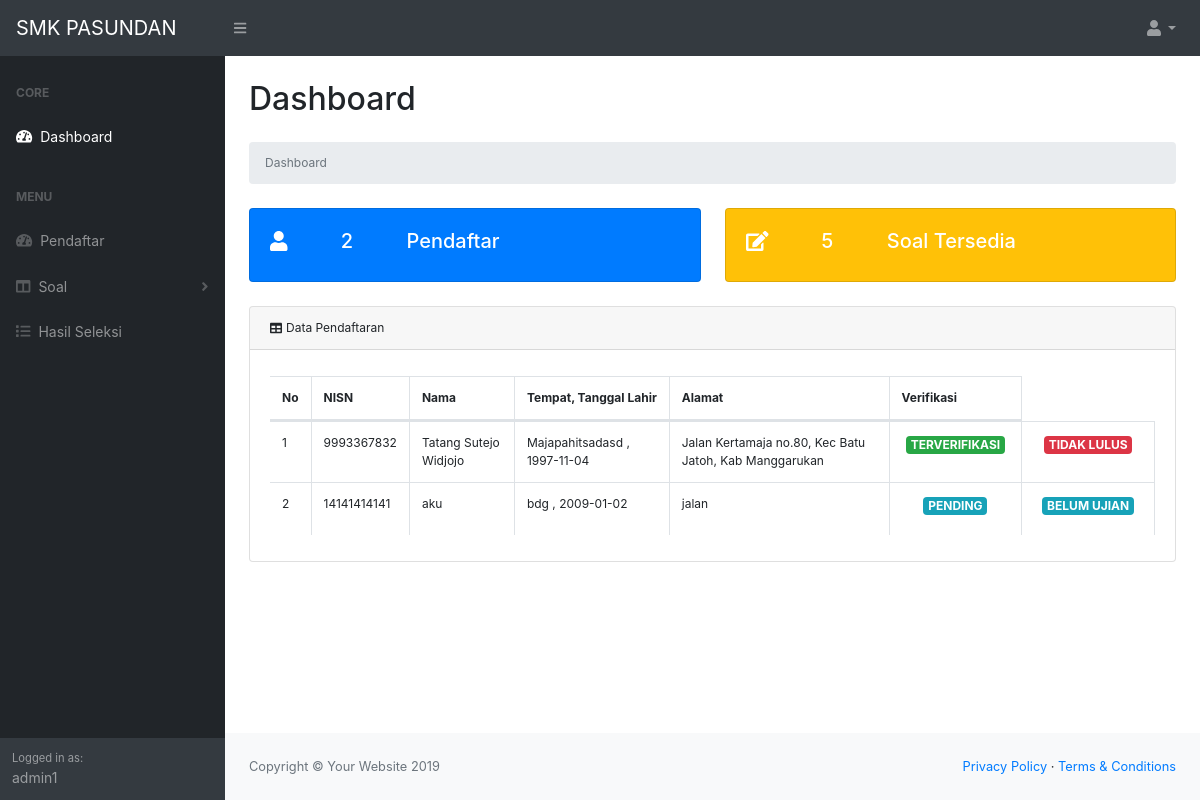
The page /admin/index.php (signed in) on the database its author committed.
### tables this page shows
CREATE TABLE `pendaftaran` (
  `id_peserta` int(3) NOT NULL,
  `nisn` varchar(20) NOT NULL,
  `password` varchar(15) NOT NULL,
  `nama` text NOT NULL,
  `tempat_lahir` text NOT NULL,
  `tanggal_lahir` date NOT NULL,
  `alamat` text NOT NULL,
  `nama_ortu` text NOT NULL,
  `pendidikan_ortu` enum('Pilih','Tidak Sekolah','TK','SD','SMP / MTS','SMA / SMK / MA','Diploma','S1','S2','S3','Lain Lain') NOT NULL,
  `pekerjaan_ortu` enum('Pilih','Buruh','Tani','Wiraswasta','PNS','Polri/TNI','Perangkat Desa','Nelayan','Lainnya') NOT NULL,
  `penghasilan_ortu` enum('Pilih','Dibawah Rp.500.000','Rp.500.000 ~ Rp.1.000.000','Rp.1.000.000 ~ Rp.3.000.000','Rp.3.000.000 ~ Rp.5.000.000','Rp.5.000.000 ~ Rp.10.000.000','Rp.10.000.000 Ke atas') NOT NULL,
  `no_telp` varchar(15) NOT NULL,
  `nilai_ipa` float NOT NULL,
  `nilai_matematika` float NOT NULL,
  `nilai_bhs_indo` float NOT NULL,
  `nilai_bhs_inggris` float NOT NULL,
  `bukti_pembayaran` varchar(255) DEFAULT NULL,
  `verifikasi` varchar(255) DEFAULT 'PENDING',
  `status_seleksi` varchar(255) NOT NULL DEFAULT 'BELUM UJIAN',
  `id_admin` int(3) DEFAULT NULL
);

### admin/index.php (the view, shortened to what this page needs)
<?php
    include 'connect.php';
    $data = mysqli_query($conn,"SELECT COUNT(*) as total FROM pendaftaran ");
    $countPendaftar = mysqli_fetch_assoc($data);
    $data1 = mysqli_query($conn,"SELECT COUNT(*) as totals FROM soal_ujian ");
    $countSoal = mysqli_fetch_assoc($data1);
    include 'layout/header.php';
    include 'layout/sider.php';
?>
<main style="font-size:12px">
    <div class="container-fluid">
        <h2 class="mt-4 mb-4">Dashboard</h2>
        <ol class="breadcrumb mb-4">
            <li class="breadcrumb-item active">Dashboard</li>
        </ol>
        <div class="row">
            <div class="col-xl-6 col-md-6">
                <div class="card bg-primary text-white mb-4">
                    <div class="card-body"><h5><i class="fa fa-user mr-5"></i> <?php echo $countPendaftar['total'] ?> <span class="ml-5">Pendaftar</h5></div>
                </div>
            </div>
            <div class="col-xl-6 col-md-6">
                <div class="card bg-warning text-white  mb-4">
                    <div class="card-body"><h5><i class="fa fa-edit mr-5"></i> <?php echo $countSoal['totals'] ?> <span class="ml-5">Soal Tersedia</h5></div>
                </div>
            </div>
        </div>
        <div class="card mb-4">
            <div class="card-header"><i class="fas fa-table mr-1"></i>Data Pendaftaran</div>
            <div class="card-body">
                <div class="table-responsive">
                    <table class="table table-bordered" id="dataTable" width="100%" cellspacing="0">
                        <thead>
                            <tr>
                                <th>No</th>
                                <th>NISN</th>
                                <th>Nama</th>
                                <th>Tempat, Tanggal Lahir</th>
                                <th>Alamat</th>
                                <th>Verifikasi</th>
                            </tr>
                        </thead>
                        <tbody>
                            <?php
                                $no = 1;
                                $query = mysqli_query($conn, "SELECT * FROM pendaftaran");
                                while($row=mysqli_fetch_assoc($query)){
                            ?>
                            <tr>
                                <td><?php echo $no ?></td>
                                <td><?php echo $row['nisn'] ?></td>
                                <td><?php echo $row['nama'] ?></td>
                                <td><?php echo $row['tempat_lahir'] ?> , <?php echo $row['tanggal_lahir'] ?></td>
                                <td><?php echo $row['alamat'] ?></td>
                                <td width="15%" class="text-center"><h6>
                                    <?php
                                        if ($row['verifikasi']=="PENDING") {
                                    ?>
                                        <a href="#" type="button" class="badge badge-info" data-toggle="modal" data-target="#modalEdit<?php echo $row['id_peserta'];?>"><?php echo $row['verifikasi']?></a>
                                    <?php
                                        }else if($row['verifikasi']=="TERVERIFIKASI"){
                                    ?>
                                        <a href="#" type="button" class="badge badge-success" data-toggle="modal" data-target="#modalEdit<?php echo $row['id_peserta'];?>"><?php echo $row['verifikasi']?></a>
                                    <?php
                                        }else if($row['verifikasi']=="GAGAL"){
                                    ?>
                                        <a href="#" type="button" class="badge badge-danger" data-toggle="modal" data-target="#modalEdit<?php echo $row['id_peserta'];?>"><?php echo $row['verifikasi']?></a>
                                    <?php } ?>
                                </h6></td>
                                <td width="15%" class="text-center"><h6>
                                    <?php
                                        if ($row['status_seleksi']=="BELUM UJIAN") {
                                    ?>
                                        <a href="#" type="button" class="badge badge-info" data-toggle="modal" data-target="#modalEditStatus<?php echo $row['id_peserta'];?>"><?php echo $row['status_seleksi']?></a>
                                    <?php
                                        }else if($row['status_seleksi']=="LULUS"){
                                    ?>
                                        <a href="#" type="button" class="badge badge-success" data-toggle="modal" data-target="#modalEditStatus<?php echo $row['id_peserta'];?>"><?php echo $row['status_seleksi']?></a>
                                    <?php
                                        }else if($row['status_seleksi']=="TIDAK LULUS"){
                                    ?>
                                        <a href="#" type="button" class="badge badge-danger" data-toggle="modal" data-target="#modalEditStatus<?php echo $row['id_peserta'];?>"><?php echo $row['status_seleksi']?></a>
                                    <?php } ?>
                                </h6></td>
                            </tr>
                            <?php $no++; } ?>
                        </tbody>
                    </table>
                </div>
            </div>
        </div>
    </div>
</main>
<?php include 'layout/footer.php'; ?>

### rows shown on the page
pendaftaran: nisn "9993367832", nama "Tatang Sutejo Widjojo", tempat_lahir "Majapahitsadasd", tanggal_lahir "1997-11-04", alamat "Jalan Kertamaja no.80, Kec Batu Jatoh, Kab Manggarukan", verifikasi "TERVERIFIKASI", status_seleksi "TIDAK LULUS"
pendaftaran: nisn "14141414141", nama "aku", tempat_lahir "bdg", tanggal_lahir "2009-01-02", alamat "jalan", verifikasi "PENDING", status_seleksi "BELUM UJIAN"

### other values the page prints
$_SESSION['username'] "admin1"
$countPendaftar['total'] "2"
$countSoal['totals'] "5"
